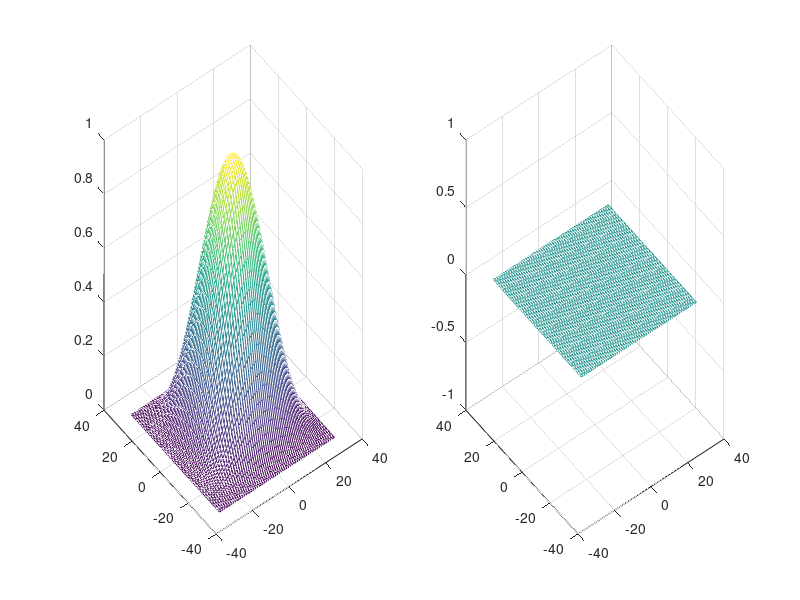
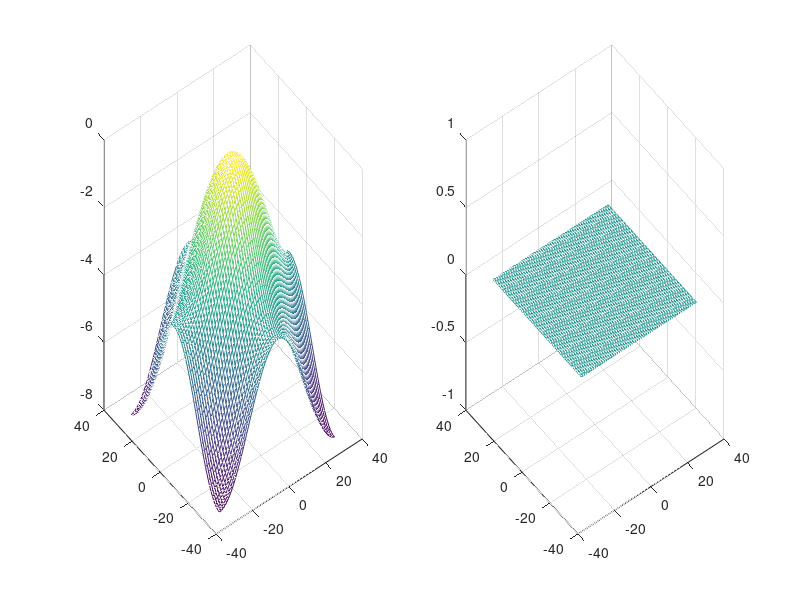
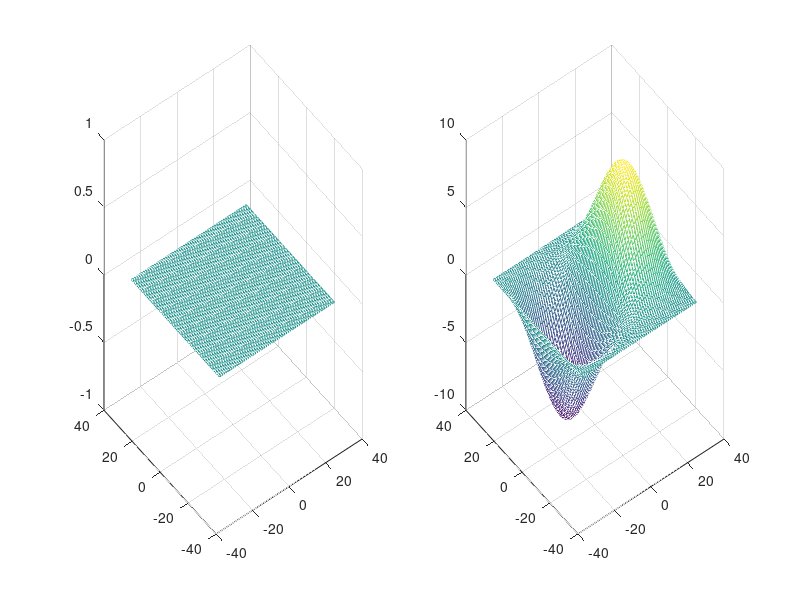

Here is the MATLAB script that generated these plots, in order:
N=64;
averim = zeros(N,N);
center = size(averim,1)/2+1;
aver = [1 2 1; 2 4 2; 1 2 1] /16
averim(center-1:center+1, center-1:center+1) = aver;
AVERIM = fftshift(fft2(ifftshift(averim)));
figure(1);
subplot(1,2,1), mesh(-N/2:N/2-1, -N/2:N/2-1, real(AVERIM));
subplot(1,2,2), mesh(-N/2:N/2-1, -N/2:N/2-1, imag(AVERIM));

aver = [0 1 0; 1 -4 1; 0 1 0];
averim(center-1:center+1, center-1:center+1) = aver;
AVERIM = fftshift(fft2(ifftshift(averim)));
figure(2);
subplot(1,2,1), mesh(-N/2:N/2-1, -N/2:N/2-1, real(AVERIM));
subplot(1,2,2), mesh(-N/2:N/2-1, -N/2:N/2-1, imag(AVERIM));

aver = [1 0 -1; 2 0 -2; 1 0 -1]
averim(center-1:center+1, center-1:center+1) = aver;
AVERIM = fftshift(fft2(ifftshift(averim)));
figure(3);
subplot(1,2,1), mesh(-N/2:N/2-1, -N/2:N/2-1, real(AVERIM));
subplot(1,2,2), mesh(-N/2:N/2-1, -N/2:N/2-1, imag(AVERIM));

